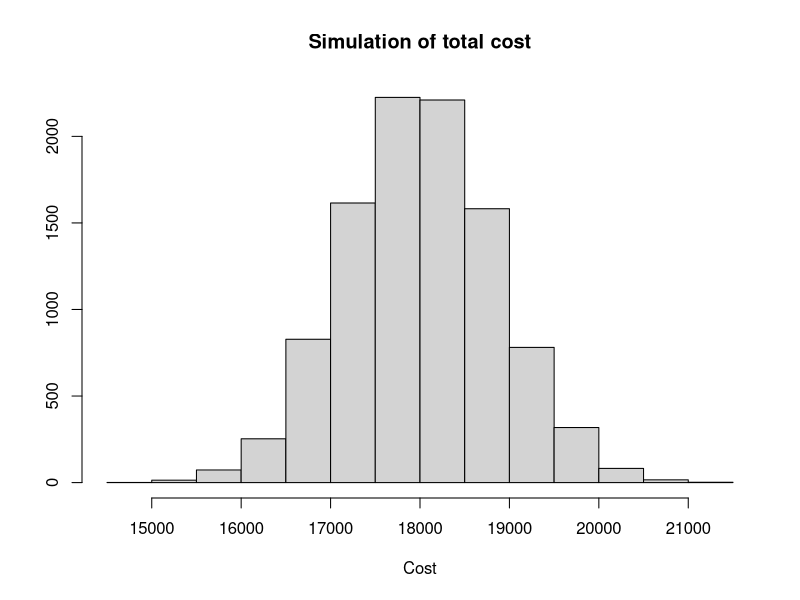

Reproduce this figure in R.
## SaylesCost.R
## Total cost of "Sayles fee"
## Students arrive at Sayles -- about 10 per minute over 60 minutes

## Simulate total cost 
cost <- function() {
	N <- rpois(1,600)
dat <- sort(runif(N,0,60))
return(sum(60-dat))
}

cost()

simlist <- replicate(10000, cost())
hist(simlist, main="Simulation of total cost", xlab = "Cost", ylab="")
mean(simlist)
sd(simlist)